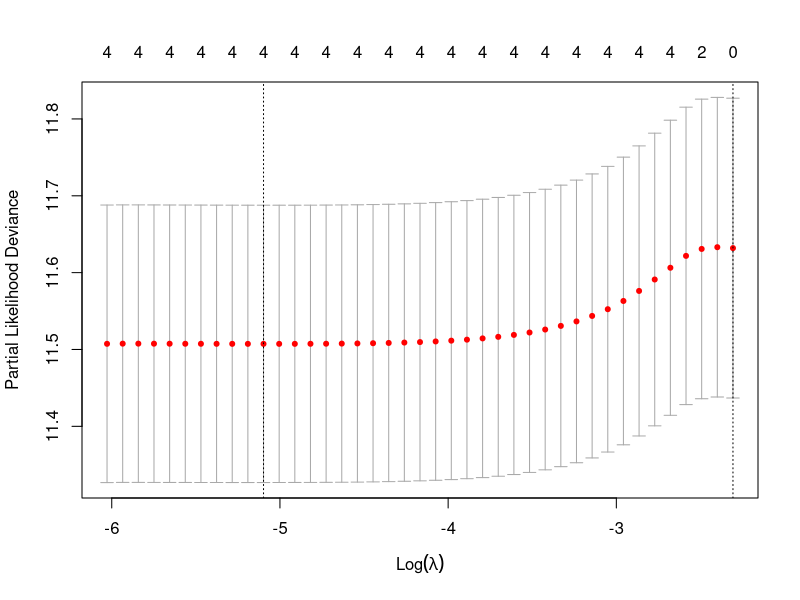
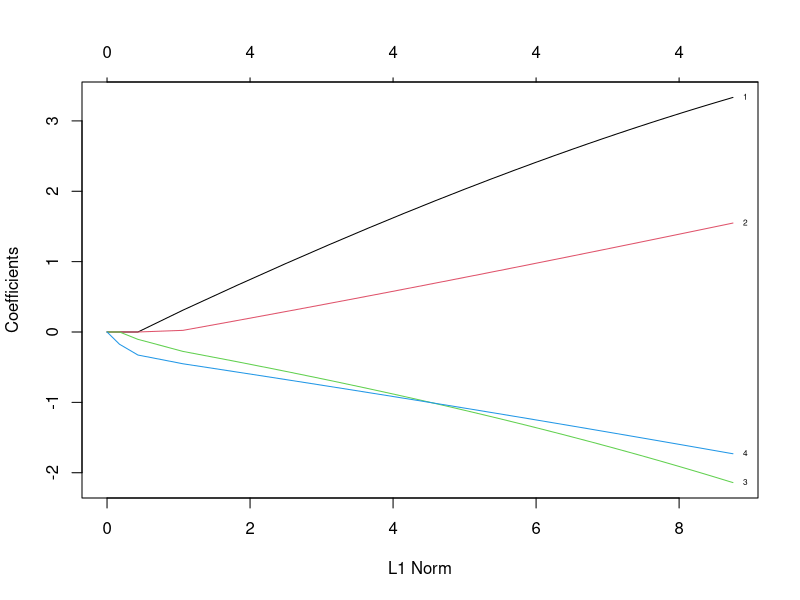

Here is the R script that generated these plots, in order: (Note: this script raises an error after producing the figures.)
library("glmnet")
library("survival")
myexpr <- read.csv("easy_input_exp.csv",header = T,row.names = 1,check.names = F)
mysurv <- read.csv("easy_input_suv.csv",header = T,row.names = 1)
cvfit = cv.glmnet(t(myexpr), Surv(mysurv$futime,mysurv$fustat), nfold=10, 
                  family = "cox"   
)  #LASSO regression with 10 folds cross validation
plot(cvfit)
fit <- glmnet(t(myexpr), Surv(mysurv$futime,mysurv$fustat), 
              family = "cox")   
plot(fit, label = TRUE)
cvfit$lambda.min #check best lambda
coef.min = coef(cvfit, s = "lambda.min") 
coef.min
active.min = which(coef.min != 0)
eneids <- rownames(myexpr)[active.min]
geneids #check significant genes
index.min = coef.min[active.min]
index.min #check index
combine <- cbind(geneids, index.min)
write.csv(combine,"gene_index.csv")
signature <- as.matrix(t(myexpr[geneids,])) %*% as.matrix(index.min) 
summary(signature)
colnames(signature)[1] <- "lasso"
row.names = row.names(myexpr)
write.table(signature,"lasso_output.txt",row.names = T, quote = F)
